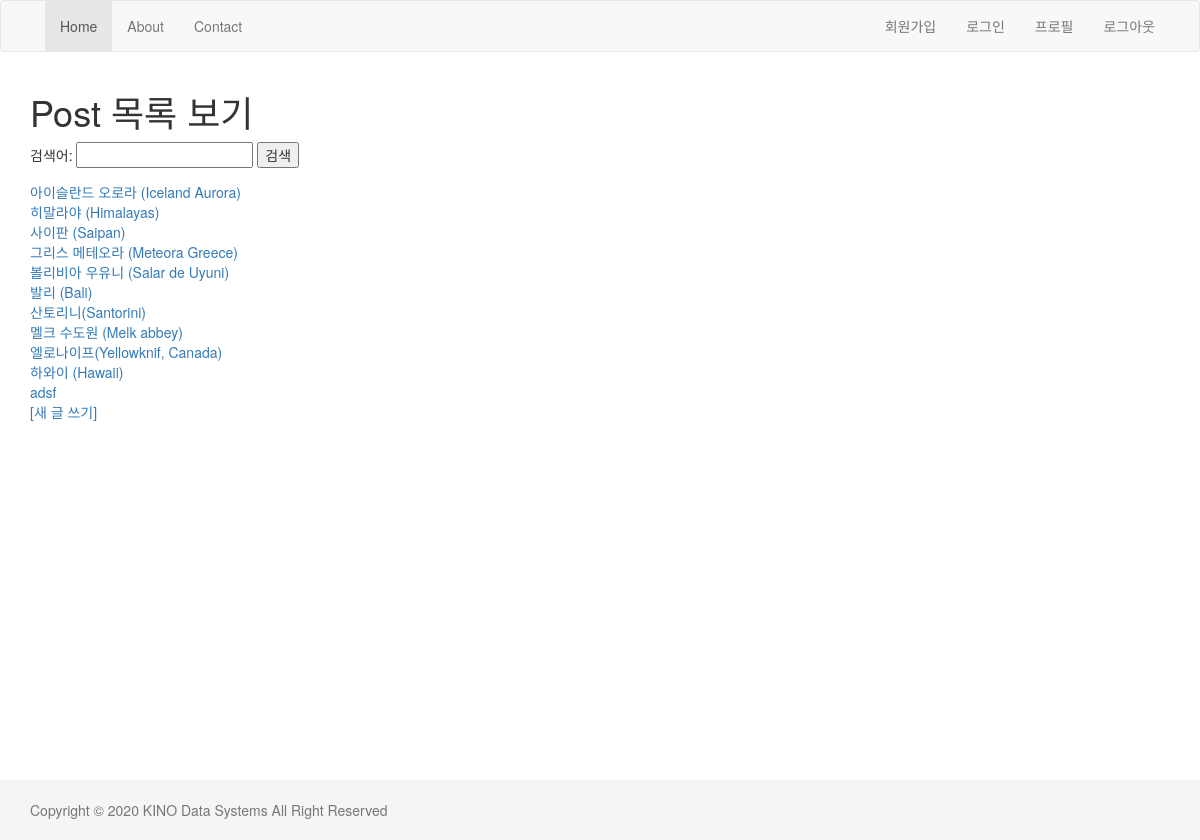
/blog/, run on an earlier commit of the app's database.
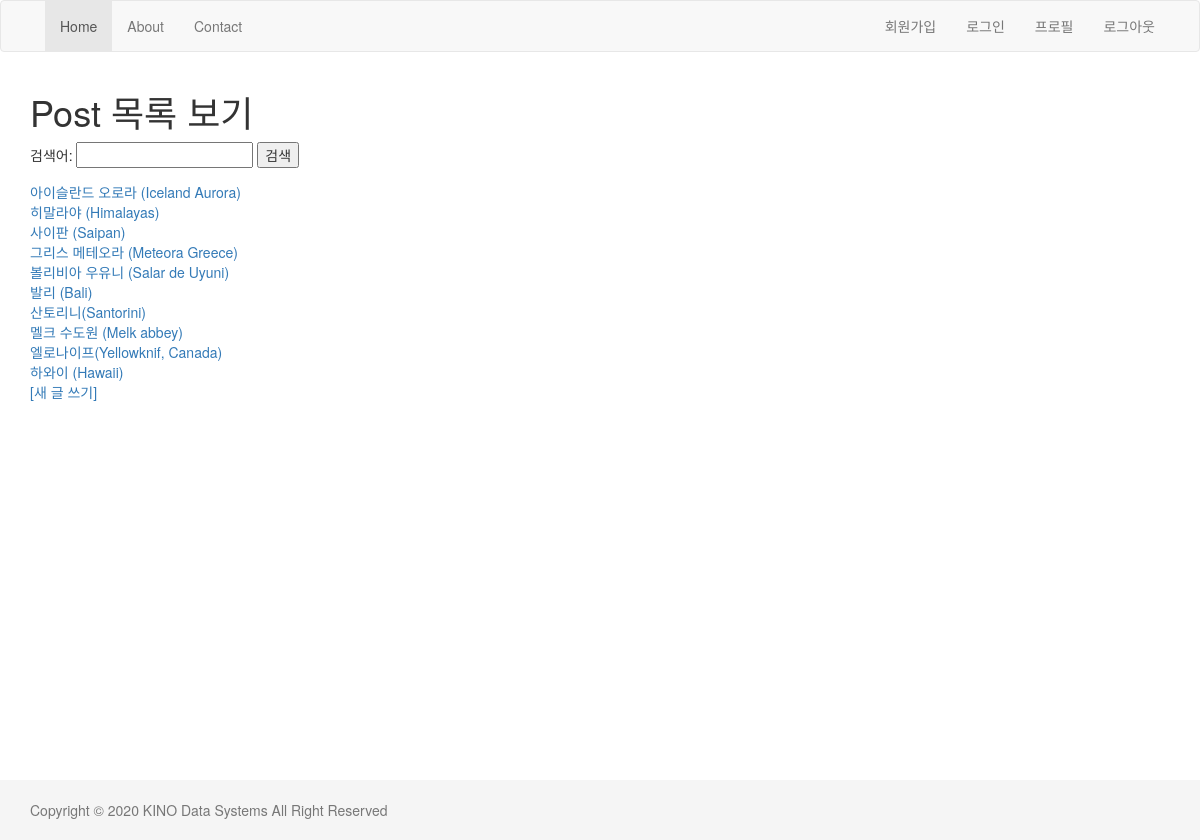
And on a later commit of the database.
### blog/models.py (models this page shows, shortened)
class Post(models.Model):
    title = models.CharField(max_length=250)
    body = models.TextField()
    tag = models.ManyToManyField('Tag', null=True, blank=True)
    ip = models.GenericIPAddressField(null=True)

### blog/views.py (the view)
# urls.py: path('', views.list, name='list'),
def list(request):
    post_list = Post.objects.all()
    search_key = request.GET.get('keyword')
    if search_key:
        post_list = Post.objects.filter(title__contains=search_key)
    return render(request, 'blog/list.html', {'post_all':post_list, 'q':search_key})

### blog/templates/blog/list.html (shortened to what this page needs)
{% extends "layout.html" %}
{% block content %}
    <h1>Post 목록 보기</h1>
    <form action="" method="get">
        검색어: <input type="text" name="keyword" value="{{q|default:''}}">
        <input type="submit" value="검색">
    </form>
    {% for post in post_all %}
        <a href="/blog/{{post.id}}"> {{post.title}} </a><br>
    {% endfor %}
    <a href="{% url 'blog:create' %}">[새 글 쓰기]</a>
{% endblock content %}

What changed in the data, as far as the page shows it:
removed Post: title "adsf"
